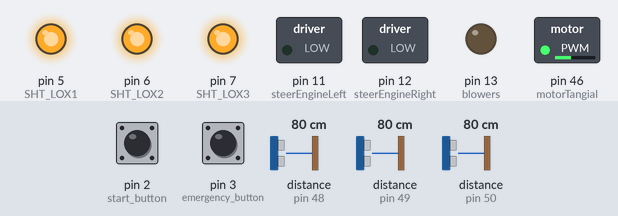
Bench run of a sketch on a simulated Arduino Mega 2560, built with avr-gcc and run on an emulated ATmega2560. Parts: switched loads named in the sketch (green lamp = pin HIGH), output pins drawn as LEDs (lit = HIGH). Inputs (shaded band) come from the test bench; at power-on: pin 2 (start_button) HIGH, pin 3 (emergency_button) HIGH, distance to the obstacle (sensors on pin 48, pin 49, pin 50) 80 cm. What the sketch prints to the serial monitor is not drawn.

Above: at 1.2 s.
1.3 s: pin 2 (start_button) pulled LOW for 0.15 s
At 2.5 s:
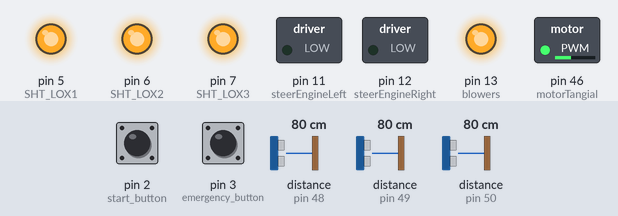
8.9 s: pin 3 (emergency_button) pulled LOW for 0.15 s
At 9.9 s:
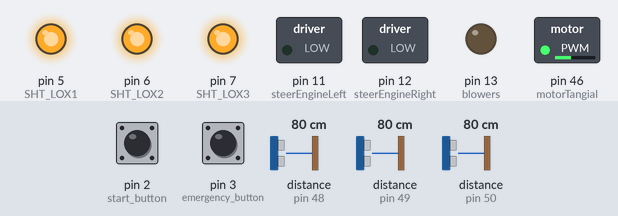
Timing chart, 0 to 11.9 s (numbered marks = the images above; inputs shaded):
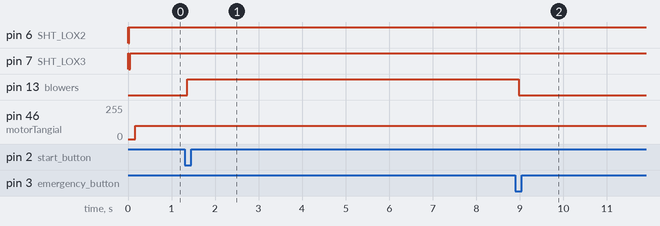

The sketch:

UAV_main.ino
```cpp
#include "Adafruit_VL53L0X.h"

//DEFINE PINS
#define start_button 2
#define emergency_button 3  //external interrupt
#define SHT_LOX1 5
#define SHT_LOX2 6
#define SHT_LOX3 7
#define motorTangial 46
#define steerEngineLeft 11
#define steerEngineRight 12
#define blowers 13

// ADRESS TO ASSIGN TO VL530X
#define VL530x_ADDRESS_left  0x30
#define VL530x_ADDRESS_right 0x31
#define VL530x_ADDRESS_side  0x32
int sensor1,sensor2,sensor3;

// objects for the vl53l0x
Adafruit_VL53L0X TOF1_left = Adafruit_VL53L0X();
Adafruit_VL53L0X TOF2_right = Adafruit_VL53L0X();
Adafruit_VL53L0X TOF3_side = Adafruit_VL53L0X();

//holds measurement
VL53L0X_RangingMeasurementData_t measure1;
VL53L0X_RangingMeasurementData_t measure2;
VL53L0X_RangingMeasurementData_t measure3;

//VARIABLE
volatile bool emergencyState = false;
bool lastButtonState = LOW;
bool blowerState = LOW;
int pwmValue1 = 0;
int pwmValue2 = 0;
int pwmValue3 = 100;


void setup() {
  Serial.begin(115200);
  // wait until serial port opens for native USB devices
  while (! Serial) { delay(1); }

  pinMode(start_button, INPUT_PULLUP);
  pinMode(emergency_button, INPUT_PULLUP);
  attachInterrupt(digitalPinToInterrupt(emergency_button), myISR, FALLING);

  pinMode(blowers, OUTPUT);
  pinMode(steerEngineLeft, OUTPUT);
  pinMode(steerEngineRight, OUTPUT);

  pinMode(SHT_LOX1, OUTPUT);
  pinMode(SHT_LOX2, OUTPUT);
  pinMode(SHT_LOX3, OUTPUT);
  Serial.println("Shutdown pins inited...");

  digitalWrite(SHT_LOX1, LOW);
  digitalWrite(SHT_LOX2, LOW);
  digitalWrite(SHT_LOX3, LOW);
  Serial.println("Both in reset mode...(pins are low)");

  Serial.println("Starting...");
  setID();
  initalisation();
}


void loop() {
  if(emergencyState == false){
    byte buttonState = digitalRead(start_button);
    if (buttonState != lastButtonState) {
      lastButtonState = buttonState;
      if (buttonState == LOW) {
        blowerState = (blowerState == HIGH) ? LOW: HIGH;
        digitalWrite(blowers, blowerState);
      }
    }
  }
  if(emergencyState == true){
    digitalWrite(blowers, LOW);
  }

  read_dual_sensors();
  steering();
}


void myISR()
{
  Serial.println("trigger");
  emergencyState = !emergencyState;
}


void setID() {
  // all reset
  digitalWrite(SHT_LOX1, LOW);
  digitalWrite(SHT_LOX2, LOW);
  digitalWrite(SHT_LOX3, LOW);
  delay(10);
  // all unreset
  digitalWrite(SHT_LOX1, HIGH);
  digitalWrite(SHT_LOX2, HIGH);
  digitalWrite(SHT_LOX3, HIGH);
  delay(10);

  // activating LOX1 and reseting LOX2
  digitalWrite(SHT_LOX1, HIGH);
  digitalWrite(SHT_LOX2, LOW);
  digitalWrite(SHT_LOX3, LOW);

  // initing LOX1
  if(!TOF1_left.begin(VL530x_ADDRESS_left)) {
    Serial.println(F("Failed to boot first VL53L0X"));
    while(1);
  }
  delay(10);

  // activating LOX2
  digitalWrite(SHT_LOX2, HIGH);
  delay(10);

  //initing LOX2
  if(!TOF2_right.begin(VL530x_ADDRESS_right)) {
    Serial.println(F("Failed to boot second VL53L0X"));
    while(1);
  }
  delay(10);

  // activating LOX3
  digitalWrite(SHT_LOX3, HIGH);
  delay(10);

  //initing LOX3
  if(!TOF3_side.begin(VL530x_ADDRESS_side)) {
    Serial.println(F("Failed to boot third VL53L0X"));
    while(1);
  }
}


void initalisation()
{
  //for initialsation
}


void read_dual_sensors() {
  TOF1_left.rangingTest(&measure1, false); // pass in 'true' to get debug data printout!
  TOF2_right.rangingTest(&measure2, false); // pass in 'true' to get debug data printout!
  TOF3_side.rangingTest(&measure3, false); // pass in 'true' to get debug data printout!

  Serial.print("1: ");
  if(measure1.RangeStatus != 4) {     // if not out of range
    sensor1 = measure1.RangeMilliMeter;
    Serial.print(sensor1);
    Serial.print("mm");
  } else {
    Serial.print("Out of range");
  }

  Serial.print(" ");

  Serial.print("2: ");
  if(measure2.RangeStatus != 4) {
    sensor2 = measure2.RangeMilliMeter;
    Serial.print(sensor2);
    Serial.print("mm");
  } else {
    Serial.print("Out of range");
  }

  Serial.print(" ");

  Serial.print("3: ");
  if(measure3.RangeStatus != 4) {
    sensor3 = measure3.RangeMilliMeter;
    Serial.print(sensor3);
    Serial.print("mm");
  } else {
    Serial.print("Out of range");
  }

  Serial.println();
}

void steering()
{
  leftMotor();
  rightMotor();
  sideMotor();

}
void leftMotor(){
  analogWrite(steerEngineLeft, pwmValue1);
}
void rightMotor(){
  analogWrite(steerEngineRight, pwmValue2);
}
void sideMotor(){
  analogWrite(motorTangial, pwmValue3);
}
```

Measured:
- after the input at 1.3 s, pin 13 (blowers): LOW → HIGH after 0.06 s
- after the input at 8.9 s, pin 13 (blowers): HIGH → LOW after 0.07 s
